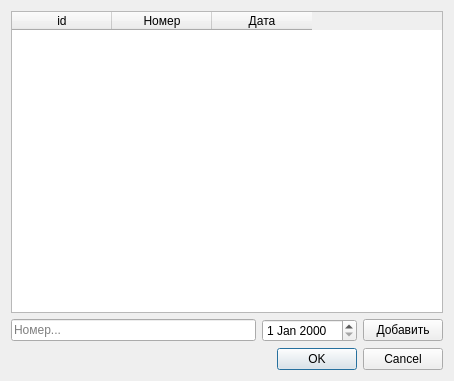
<?xml version="1.0" encoding="UTF-8"?>
<ui version="4.0">
 <class>Dialog</class>
 <widget class="QDialog" name="Dialog">
  <property name="geometry">
   <rect>
    <x>0</x>
    <y>0</y>
    <width>454</width>
    <height>381</height>
   </rect>
  </property>
  <property name="windowTitle">
   <string>Dialog</string>
  </property>
  <layout class="QVBoxLayout" name="verticalLayout">
   <item>
    <widget class="QTableWidget" name="tableWidget">
     <column>
      <property name="text">
       <string>id</string>
      </property>
     </column>
     <column>
      <property name="text">
       <string>Номер</string>
      </property>
     </column>
     <column>
      <property name="text">
       <string>Дата</string>
      </property>
     </column>
    </widget>
   </item>
   <item>
    <layout class="QHBoxLayout" name="horizontalLayout">
     <item>
      <widget class="QLineEdit" name="lineEdit">
       <property name="placeholderText">
        <string>Номер...</string>
       </property>
      </widget>
     </item>
     <item>
      <widget class="QDateEdit" name="dateEdit"/>
     </item>
     <item>
      <widget class="QPushButton" name="pushButton">
       <property name="text">
        <string>Добавить</string>
       </property>
      </widget>
     </item>
    </layout>
   </item>
   <item>
    <widget class="QDialogButtonBox" name="buttonBox">
     <property name="orientation">
      <enum>Qt::Orientation::Horizontal</enum>
     </property>
     <property name="standardButtons">
      <set>QDialogButtonBox::StandardButton::Cancel|QDialogButtonBox::StandardButton::Ok</set>
     </property>
    </widget>
   </item>
  </layout>
 </widget>
 <resources/>
 <connections>
  <connection>
   <sender>buttonBox</sender>
   <signal>accepted()</signal>
   <receiver>Dialog</receiver>
   <slot>accept()</slot>
   <hints>
    <hint type="sourcelabel">
     <x>248</x>
     <y>254</y>
    </hint>
    <hint type="destinationlabel">
     <x>157</x>
     <y>274</y>
    </hint>
   </hints>
  </connection>
  <connection>
   <sender>buttonBox</sender>
   <signal>rejected()</signal>
   <receiver>Dialog</receiver>
   <slot>reject()</slot>
   <hints>
    <hint type="sourcelabel">
     <x>316</x>
     <y>260</y>
    </hint>
    <hint type="destinationlabel">
     <x>286</x>
     <y>274</y>
    </hint>
   </hints>
  </connection>
 </connections>
</ui>
